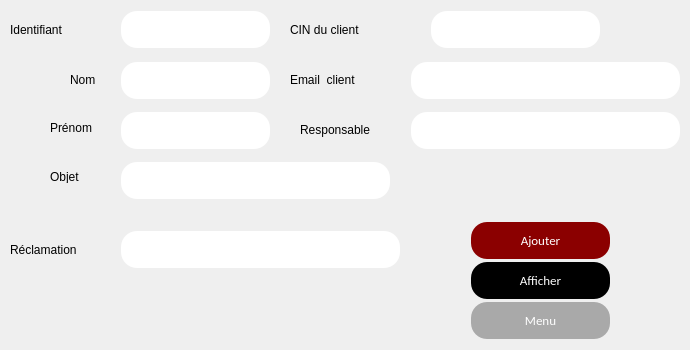
     <widget class="QWidget" name="page_12">
      <widget class="QPushButton" name="pushButton_26">
       <property name="geometry">
        <rect>
         <x>470</x>
         <y>220</y>
         <width>141</width>
         <height>41</height>
        </rect>
       </property>
       <property name="styleSheet">
        <string notr="true">background-color: #8B0000	;
  border: none;
  color: white;
  padding: 10px;
  text-align: center;
  text-decoration: none;
font-family:calibri;
  display: inline-block;
  font-size: 13px;
  margin: 2px 1px;
  border-radius : 16px;</string>
       </property>
       <property name="text">
        <string>Ajouter</string>
       </property>
      </widget>
      <widget class="QPushButton" name="pushButton_27">
       <property name="geometry">
        <rect>
         <x>470</x>
         <y>260</y>
         <width>141</width>
         <height>41</height>
        </rect>
       </property>
       <property name="styleSheet">
        <string notr="true">background-color: black	;
  border: none;
  color: white;
  padding: 10px;
  text-align: center;
  text-decoration: none;
font-family:calibri;
  display: inline-block;
  font-size: 13px;
  margin: 2px 1px;
  border-radius : 16px;</string>
       </property>
       <property name="text">
        <string>Afficher</string>
       </property>
      </widget>
      <widget class="QLabel" name="label_69">
       <property name="geometry">
        <rect>
         <x>10</x>
         <y>20</y>
         <width>101</width>
         <height>20</height>
        </rect>
       </property>
       <property name="text">
        <string>Identifiant</string>
       </property>
      </widget>
      <widget class="QLineEdit" name="lineEdit_52">
       <property name="geometry">
        <rect>
         <x>120</x>
         <y>9</y>
         <width>151</width>
         <height>41</height>
        </rect>
       </property>
       <property name="styleSheet">
        <string notr="true">background-color: white	;
  border: none;
  color: black;
  padding: 10px;
  text-align: center;
  text-decoration: none;
font-family:calibri;
  display: inline-block;
  font-size: 13px;
  margin: 2px 1px;
  border-radius : 16px;</string>
       </property>
      </widget>
      <widget class="QLineEdit" name="lineEdit_53">
       <property name="geometry">
        <rect>
         <x>120</x>
         <y>60</y>
         <width>151</width>
         <height>41</height>
        </rect>
       </property>
       <property name="styleSheet">
        <string notr="true">background-color: white	;
  border: none;
  color: black;
  padding: 10px;
  text-align: center;
  text-decoration: none;
font-family:calibri;
  display: inline-block;
  font-size: 13px;
  margin: 2px 1px;
  border-radius : 16px;</string>
       </property>
      </widget>
      <widget class="QLineEdit" name="lineEdit_54">
       <property name="geometry">
        <rect>
         <x>120</x>
         <y>110</y>
         <width>151</width>
         <height>41</height>
        </rect>
       </property>
       <property name="styleSheet">
        <string notr="true">background-color: white	;
  border: none;
  color: black;
  padding: 10px;
  text-align: center;
  text-decoration: none;
font-family:calibri;
  display: inline-block;
  font-size: 13px;
  margin: 2px 1px;
  border-radius : 16px;</string>
       </property>
      </widget>
      <widget class="QLabel" name="label_70">
       <property name="geometry">
        <rect>
         <x>290</x>
         <y>20</y>
         <width>121</width>
         <height>20</height>
        </rect>
       </property>
       <property name="text">
        <string>CIN du client</string>
       </property>
      </widget>
      <widget class="QLineEdit" name="lineEdit_55">
       <property name="geometry">
        <rect>
         <x>430</x>
         <y>9</y>
         <width>171</width>
         <height>41</height>
        </rect>
       </property>
       <property name="styleSheet">
        <string notr="true">background-color: white	;
  border: none;
  color: black;
  padding: 10px;
  text-align: center;
  text-decoration: none;
font-family:calibri;
  display: inline-block;
  font-size: 13px;
  margin: 2px 1px;
  border-radius : 16px;</string>
       </property>
      </widget>
      <widget class="QLabel" name="label_71">
       <property name="geometry">
        <rect>
         <x>290</x>
         <y>70</y>
         <width>121</width>
         <height>20</height>
        </rect>
       </property>
       <property name="text">
        <string>Email  client</string>
       </property>
      </widget>
      <widget class="QLineEdit" name="lineEdit_56">
       <property name="geometry">
        <rect>
         <x>410</x>
         <y>60</y>
         <width>271</width>
         <height>41</height>
        </rect>
       </property>
       <property name="styleSheet">
        <string notr="true">background-color: white	;
  border: none;
  color: black;
  padding: 10px;
  text-align: center;
  text-decoration: none;
font-family:calibri;
  display: inline-block;
  font-size: 13px;
  margin: 2px 1px;
  border-radius : 16px;</string>
       </property>
      </widget>
      <widget class="QLabel" name="label_72">
       <property name="geometry">
        <rect>
         <x>300</x>
         <y>120</y>
         <width>131</width>
         <height>20</height>
        </rect>
       </property>
       <property name="text">
        <string>Responsable</string>
       </property>
      </widget>
      <widget class="QLineEdit" name="lineEdit_57">
       <property name="geometry">
        <rect>
         <x>410</x>
         <y>110</y>
         <width>271</width>
         <height>41</height>
        </rect>
       </property>
       <property name="styleSheet">
        <string notr="true">background-color: white	;
  border: none;
  color: black;
  padding: 10px;
  text-align: center;
  text-decoration: none;
font-family:calibri;
  display: inline-block;
  font-size: 13px;
  margin: 2px 1px;
  border-radius : 16px;</string>
       </property>
      </widget>
      <widget class="QLineEdit" name="lineEdit_58">
       <property name="geometry">
        <rect>
         <x>120</x>
         <y>160</y>
         <width>271</width>
         <height>41</height>
        </rect>
       </property>
       <property name="styleSheet">
        <string notr="true">background-color: white	;
  border: none;
  color: black;
  padding: 10px;
  text-align: center;
  text-decoration: none;
font-family:calibri;
  display: inline-block;
  font-size: 13px;
  margin: 2px 1px;
  border-radius : 16px;</string>
       </property>
      </widget>
      <widget class="QLabel" name="label_73">
       <property name="geometry">
        <rect>
         <x>70</x>
         <y>70</y>
         <width>71</width>
         <height>20</height>
        </rect>
       </property>
       <property name="text">
        <string>Nom </string>
       </property>
      </widget>
      <widget class="QLabel" name="label_74">
       <property name="geometry">
        <rect>
         <x>50</x>
         <y>120</y>
         <width>61</width>
         <height>16</height>
        </rect>
       </property>
       <property name="text">
        <string>Prénom</string>
       </property>
      </widget>
      <widget class="QLabel" name="label_75">
       <property name="geometry">
        <rect>
         <x>50</x>
         <y>170</y>
         <width>47</width>
         <height>13</height>
        </rect>
       </property>
       <property name="text">
        <string>Objet</string>
       </property>
      </widget>
      <widget class="QLabel" name="label_76">
       <property name="geometry">
        <rect>
         <x>10</x>
         <y>240</y>
         <width>101</width>
         <height>20</height>
        </rect>
       </property>
       <property name="text">
        <string>Réclamation</string>
       </property>
      </widget>
      <widget class="QLineEdit" name="lineEdit_59">
       <property name="geometry">
        <rect>
         <x>120</x>
         <y>229</y>
         <width>281</width>
         <height>41</height>
        </rect>
       </property>
       <property name="styleSheet">
        <string notr="true">background-color: white	;
  border: none;
  color: black;
  padding: 10px;
  text-align: center;
  text-decoration: none;
font-family:calibri;
  display: inline-block;
  font-size: 13px;
  margin: 2px 1px;
  border-radius : 16px;</string>
       </property>
      </widget>
      <widget class="QPushButton" name="pushButton_28">
       <property name="geometry">
        <rect>
         <x>470</x>
         <y>300</y>
         <width>141</width>
         <height>41</height>
        </rect>
       </property>
       <property name="styleSheet">
        <string notr="true">background-color: #A9A9A9		;
  border: none;
  color: white;
  padding: 10px;
  text-align: center;
  text-decoration: none;
font-family:calibri;
  display: inline-block;
  font-size: 13px;
  margin: 2px 1px;
  border-radius : 16px;</string>
       </property>
       <property name="text">
        <string>Menu</string>
       </property>
      </widget>
     </widget>
